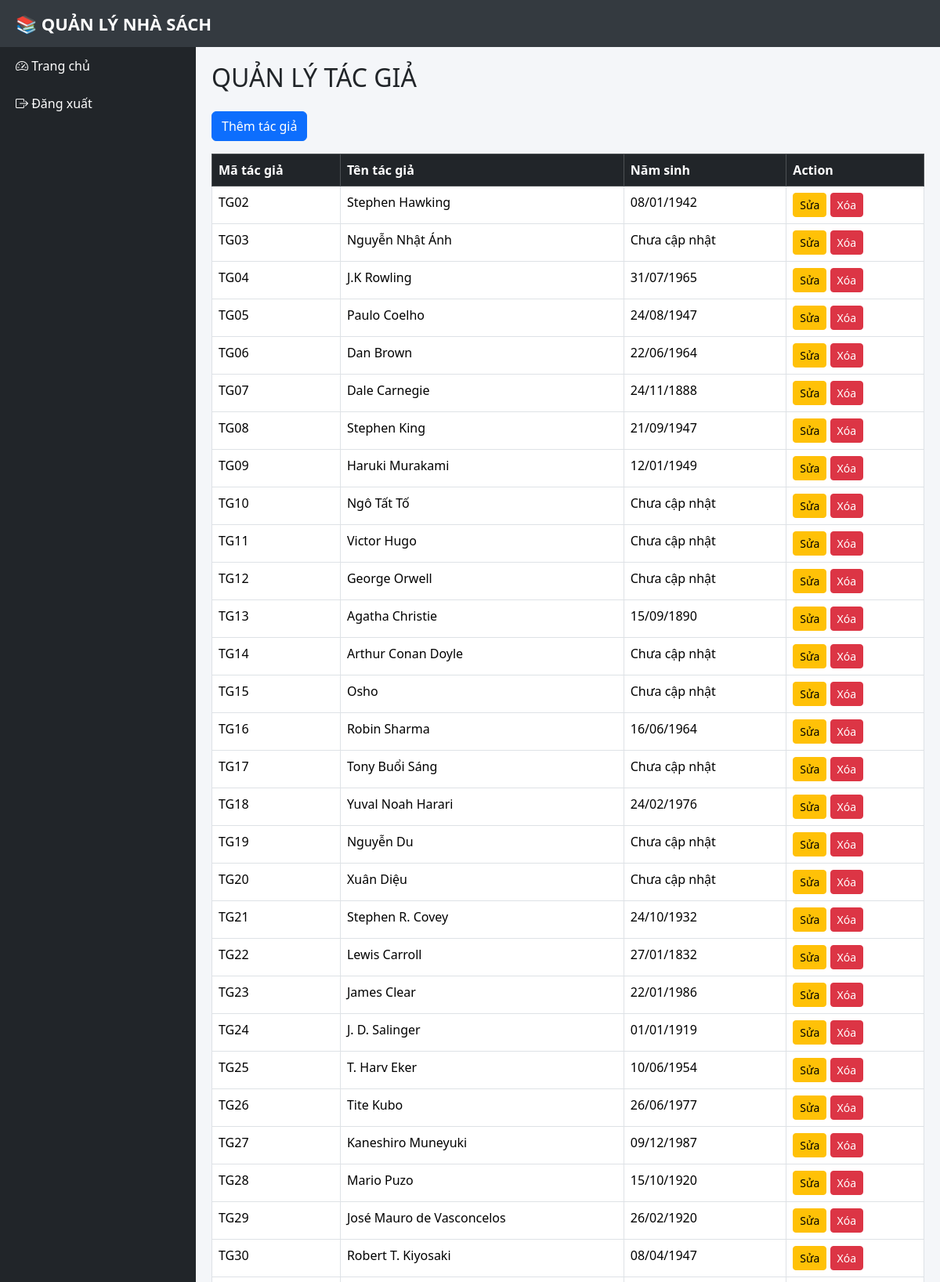
Screenshot of /tacgia/index.php (upper part) with the database file from the repository.
### tables this page shows
CREATE TABLE `tacgia` (
  `MaTacGia` varchar(20) NOT NULL,
  `TenTacGia` varchar(100) DEFAULT NULL,
  `NamSinh` datetime DEFAULT NULL
);

### tacgia/index.php (the view, shortened to what this page needs)
<?php
include("../layout/header.php");
include("../layout/sidebar.php");
$sql = "SELECT * FROM TACGIA";
$result = mysqli_query($conn, $sql);
?>
<div class="content">
<h2 class="mb-4">
    QUẢN LÝ TÁC GIẢ
</h2>
<a href="them.php"
class="btn btn-primary mb-3">
    Thêm tác giả
</a>
<table class="table table-bordered table-hover">
<tr class="table-dark">
<th>Mã tác giả</th>
<th>Tên tác giả</th>
<th>Năm sinh</th>
<th>Action</th>
</tr>
<?php while($row = mysqli_fetch_assoc($result)){ ?>
<tr>
<td><?= $row['MaTacGia'] ?></td>
<td><?= $row['TenTacGia'] ?></td>
<td>
<?=
(
    !empty($row['NamSinh']) &&
    $row['NamSinh'] != '0000-00-00'
)
? date("d/m/Y", strtotime($row['NamSinh']))
: "Chưa cập nhật"
?>
</td>
<td>
<a href="sua.php?id=<?= $row['MaTacGia'] ?>"
class="btn btn-warning btn-sm">
Sửa
</a>
<a href="xoa.php?id=<?= $row['MaTacGia'] ?>"
class="btn btn-danger btn-sm"
onclick="return confirm('Xóa tác giả?')">
Xóa
</a>
</td>
</tr>
<?php } ?>
</table>
</div>
<?php
include("../layout/footer.php");
?>

### layout/header.php (style rules this page uses)
body { margin:0; background:#f4f6f9; }
.content { margin-left:250px; margin-top:60px; padding:20px; }

### rows the page displays
tacgia: MaTacGia "TG02", TenTacGia "Stephen Hawking", NamSinh "08/01/1942"
tacgia: MaTacGia "TG03", TenTacGia "Nguyễn Nhật Ánh", shows "Chưa cập nhật"
tacgia: MaTacGia "TG04", TenTacGia "J.K Rowling", NamSinh "31/07/1965"
tacgia: MaTacGia "TG05", TenTacGia "Paulo Coelho", NamSinh "24/08/1947"
tacgia: MaTacGia "TG06", TenTacGia "Dan Brown", NamSinh "22/06/1964"
tacgia: MaTacGia "TG07", TenTacGia "Dale Carnegie", NamSinh "24/11/1888"
tacgia: MaTacGia "TG08", TenTacGia "Stephen King", NamSinh "21/09/1947"
tacgia: MaTacGia "TG09", TenTacGia "Haruki Murakami", NamSinh "12/01/1949"
tacgia: MaTacGia "TG10", TenTacGia "Ngô Tất Tố", shows "Chưa cập nhật"
tacgia: MaTacGia "TG11", TenTacGia "Victor Hugo", shows "Chưa cập nhật"
tacgia: MaTacGia "TG12", TenTacGia "George Orwell", shows "Chưa cập nhật"
tacgia: MaTacGia "TG13", TenTacGia "Agatha Christie", NamSinh "15/09/1890"
tacgia: MaTacGia "TG14", TenTacGia "Arthur Conan Doyle", shows "Chưa cập nhật"
tacgia: MaTacGia "TG15", TenTacGia "Osho", shows "Chưa cập nhật"
tacgia: MaTacGia "TG16", TenTacGia "Robin Sharma", NamSinh "16/06/1964"
tacgia: MaTacGia "TG17", TenTacGia "Tony Buổi Sáng", shows "Chưa cập nhật"
tacgia: MaTacGia "TG18", TenTacGia "Yuval Noah Harari", NamSinh "24/02/1976"
tacgia: MaTacGia "TG19", TenTacGia "Nguyễn Du", shows "Chưa cập nhật"
tacgia: MaTacGia "TG20", TenTacGia "Xuân Diệu", shows "Chưa cập nhật"
tacgia: MaTacGia "TG21", TenTacGia "Stephen R. Covey", NamSinh "24/10/1932"
tacgia: MaTacGia "TG22", TenTacGia "Lewis Carroll", NamSinh "27/01/1832"
tacgia: MaTacGia "TG23", TenTacGia "James Clear", NamSinh "22/01/1986"
tacgia: MaTacGia "TG24", TenTacGia "J. D. Salinger", NamSinh "01/01/1919"
tacgia: MaTacGia "TG25", TenTacGia "T. Harv Eker", NamSinh "10/06/1954"
tacgia: MaTacGia "TG26", TenTacGia "Tite Kubo", NamSinh "26/06/1977"
tacgia: MaTacGia "TG27", TenTacGia "Kaneshiro Muneyuki", NamSinh "09/12/1987"
tacgia: MaTacGia "TG28", TenTacGia "Mario Puzo", NamSinh "15/10/1920"
tacgia: MaTacGia "TG29", TenTacGia "José Mauro de Vasconcelos", NamSinh "26/02/1920"
tacgia: MaTacGia "TG30", TenTacGia "Robert T. Kiyosaki", NamSinh "08/04/1947"
